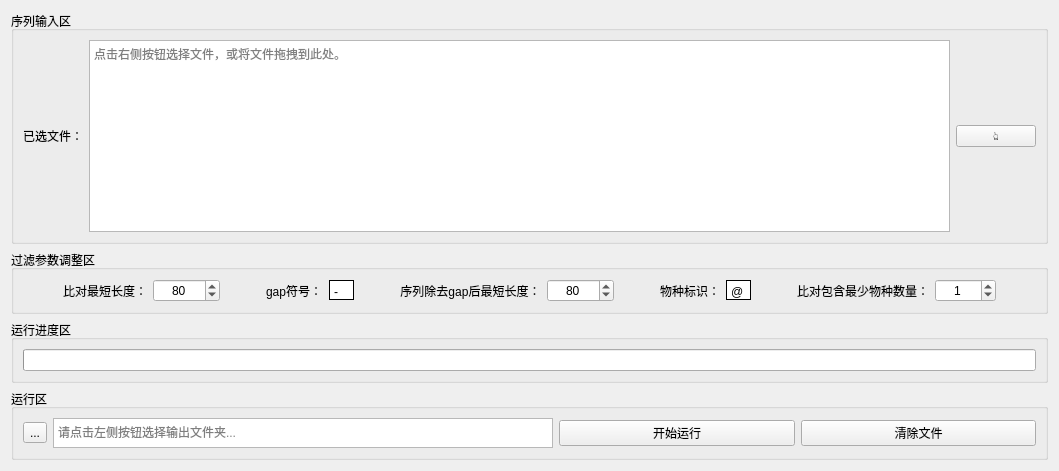
          <widget class="QWidget" name="tab_6">
           <attribute name="title">
            <string>序列过滤</string>
           </attribute>
           <layout class="QVBoxLayout" name="verticalLayout_34" stretch="1,0,0,0">
            <item>
             <widget class="QGroupBox" name="groupBox_16">
              <property name="title">
               <string>序列输入区</string>
              </property>
              <layout class="QHBoxLayout" name="horizontalLayout_14">
               <item>
                <widget class="QLabel" name="label_27">
                 <property name="text">
                  <string>已选文件：</string>
                 </property>
                </widget>
               </item>
               <item>
                <widget class="QTextBrowser" name="sel_ali_3">
                 <property name="verticalScrollBarPolicy">
                  <enum>Qt::ScrollBarAlwaysOff</enum>
                 </property>
                 <property name="placeholderText">
                  <string>点击右侧按钮选择文件，或将文件拖拽到此处。</string>
                 </property>
                </widget>
               </item>
               <item>
                <widget class="QPushButton" name="sel_ali_bro_5">
                 <property name="text">
                  <string>👆</string>
                 </property>
                </widget>
               </item>
              </layout>
             </widget>
            </item>
            <item>
             <widget class="QGroupBox" name="groupBox_15">
              <property name="title">
               <string>过滤参数调整区</string>
              </property>
              <layout class="QHBoxLayout" name="horizontalLayout_13">
               <item>
                <spacer name="horizontalSpacer">
                 <property name="orientation">
                  <enum>Qt::Horizontal</enum>
                 </property>
                 <property name="sizeHint" stdset="0">
                  <size>
                   <width>40</width>
                   <height>20</height>
                  </size>
                 </property>
                </spacer>
               </item>
               <item>
                <layout class="QHBoxLayout" name="horizontalLayout_10">
                 <item>
                  <widget class="QLabel" name="label_18">
                   <property name="text">
                    <string>比对最短长度：</string>
                   </property>
                   <property name="alignment">
                    <set>Qt::AlignCenter</set>
                   </property>
                  </widget>
                 </item>
                 <item>
                  <widget class="QSpinBox" name="min_len_ali">
                   <property name="alignment">
                    <set>Qt::AlignCenter</set>
                   </property>
                   <property name="maximum">
                    <number>999999</number>
                   </property>
                   <property name="value">
                    <number>80</number>
                   </property>
                  </widget>
                 </item>
                </layout>
               </item>
               <item>
                <spacer name="horizontalSpacer_5">
                 <property name="orientation">
                  <enum>Qt::Horizontal</enum>
                 </property>
                 <property name="sizeHint" stdset="0">
                  <size>
                   <width>40</width>
                   <height>20</height>
                  </size>
                 </property>
                </spacer>
               </item>
               <item>
                <layout class="QHBoxLayout" name="horizontalLayout_18">
                 <item>
                  <widget class="QLabel" name="label_21">
                   <property name="text">
                    <string>gap符号：</string>
                   </property>
                  </widget>
                 </item>
                 <item>
                  <widget class="QTextEdit" name="gap_name">
                   <property name="enabled">
                    <bool>true</bool>
                   </property>
                   <property name="maximumSize">
                    <size>
                     <width>25</width>
                     <height>20</height>
                    </size>
                   </property>
                   <property name="mouseTracking">
                    <bool>true</bool>
                   </property>
                   <property name="tabletTracking">
                    <bool>false</bool>
                   </property>
                   <property name="acceptDrops">
                    <bool>true</bool>
                   </property>
                   <property name="frameShape">
                    <enum>QFrame::Box</enum>
                   </property>
                   <property name="frameShadow">
                    <enum>QFrame::Plain</enum>
                   </property>
                   <property name="verticalScrollBarPolicy">
                    <enum>Qt::ScrollBarAlwaysOff</enum>
                   </property>
                   <property name="horizontalScrollBarPolicy">
                    <enum>Qt::ScrollBarAlwaysOff</enum>
                   </property>
                   <property name="sizeAdjustPolicy">
                    <enum>QAbstractScrollArea::AdjustIgnored</enum>
                   </property>
                   <property name="tabChangesFocus">
                    <bool>false</bool>
                   </property>
                   <property name="markdown">
                    <string>-

</string>
                   </property>
                   <property name="html">
                    <string>&lt;!DOCTYPE HTML PUBLIC &quot;-//W3C//DTD HTML 4.0//EN&quot; &quot;http://www.w3.org/TR/REC-html40/strict.dtd&quot;&gt;
&lt;html&gt;&lt;head&gt;&lt;meta name=&quot;qrichtext&quot; content=&quot;1&quot; /&gt;&lt;style type=&quot;text/css&quot;&gt;
p, li { white-space: pre-wrap; }
&lt;/style&gt;&lt;/head&gt;&lt;body style=&quot; font-family:'SimSun'; font-size:9pt; font-weight:400; font-style:normal;&quot;&gt;
&lt;p style=&quot; margin-top:6px; margin-bottom:6px; margin-left:0px; margin-right:0px; -qt-block-indent:0; text-indent:0px;&quot;&gt;-&lt;/p&gt;&lt;/body&gt;&lt;/html&gt;</string>
                   </property>
                  </widget>
                 </item>
                </layout>
               </item>
               <item>
                <spacer name="horizontalSpacer_2">
                 <property name="orientation">
                  <enum>Qt::Horizontal</enum>
                 </property>
                 <property name="sizeHint" stdset="0">
                  <size>
                   <width>40</width>
                   <height>20</height>
                  </size>
                 </property>
                </spacer>
               </item>
               <item>
                <layout class="QHBoxLayout" name="horizontalLayout_11">
                 <item>
                  <widget class="QLabel" name="label_19">
                   <property name="text">
                    <string>序列除去gap后最短长度：</string>
                   </property>
                   <property name="alignment">
                    <set>Qt::AlignCenter</set>
                   </property>
                  </widget>
                 </item>
                 <item>
                  <widget class="QSpinBox" name="min_len_seq">
                   <property name="alignment">
                    <set>Qt::AlignCenter</set>
                   </property>
                   <property name="maximum">
                    <number>999999</number>
                   </property>
                   <property name="value">
                    <number>80</number>
                   </property>
                  </widget>
                 </item>
                </layout>
               </item>
               <item>
                <spacer name="horizontalSpacer_3">
                 <property name="orientation">
                  <enum>Qt::Horizontal</enum>
                 </property>
                 <property name="sizeHint" stdset="0">
                  <size>
                   <width>40</width>
                   <height>20</height>
                  </size>
                 </property>
                </spacer>
               </item>
               <item>
                <layout class="QHBoxLayout" name="horizontalLayout_19">
                 <item>
                  <widget class="QLabel" name="label_22">
                   <property name="text">
                    <string>物种标识：</string>
                   </property>
                  </widget>
                 </item>
                 <item>
                  <widget class="QTextEdit" name="spe_sym_2">
                   <property name="enabled">
                    <bool>true</bool>
                   </property>
                   <property name="maximumSize">
                    <size>
                     <width>25</width>
                     <height>20</height>
                    </size>
                   </property>
                   <property name="mouseTracking">
                    <bool>true</bool>
                   </property>
                   <property name="tabletTracking">
                    <bool>false</bool>
                   </property>
                   <property name="acceptDrops">
                    <bool>true</bool>
                   </property>
                   <property name="frameShape">
                    <enum>QFrame::Box</enum>
                   </property>
                   <property name="frameShadow">
                    <enum>QFrame::Plain</enum>
                   </property>
                   <property name="verticalScrollBarPolicy">
                    <enum>Qt::ScrollBarAlwaysOff</enum>
                   </property>
                   <property name="horizontalScrollBarPolicy">
                    <enum>Qt::ScrollBarAlwaysOff</enum>
                   </property>
                   <property name="sizeAdjustPolicy">
                    <enum>QAbstractScrollArea::AdjustIgnored</enum>
                   </property>
                   <property name="tabChangesFocus">
                    <bool>false</bool>
                   </property>
                   <property name="markdown">
                    <string>@

</string>
                   </property>
                   <property name="html">
                    <string>&lt;!DOCTYPE HTML PUBLIC &quot;-//W3C//DTD HTML 4.0//EN&quot; &quot;http://www.w3.org/TR/REC-html40/strict.dtd&quot;&gt;
&lt;html&gt;&lt;head&gt;&lt;meta name=&quot;qrichtext&quot; content=&quot;1&quot; /&gt;&lt;style type=&quot;text/css&quot;&gt;
p, li { white-space: pre-wrap; }
&lt;/style&gt;&lt;/head&gt;&lt;body style=&quot; font-family:'SimSun'; font-size:9pt; font-weight:400; font-style:normal;&quot;&gt;
&lt;p style=&quot; margin-top:6px; margin-bottom:6px; margin-left:0px; margin-right:0px; -qt-block-indent:0; text-indent:0px;&quot;&gt;@&lt;/p&gt;&lt;/body&gt;&lt;/html&gt;</string>
                   </property>
                  </widget>
                 </item>
                </layout>
               </item>
               <item>
                <spacer name="horizontalSpacer_6">
                 <property name="orientation">
                  <enum>Qt::Horizontal</enum>
                 </property>
                 <property name="sizeHint" stdset="0">
                  <size>
                   <width>40</width>
                   <height>20</height>
                  </size>
                 </property>
                </spacer>
               </item>
               <item>
                <layout class="QHBoxLayout" name="horizontalLayout_12">
                 <item>
                  <widget class="QLabel" name="label_20">
                   <property name="text">
                    <string>比对包含最少物种数量：</string>
                   </property>
                   <property name="alignment">
                    <set>Qt::AlignCenter</set>
                   </property>
                  </widget>
                 </item>
                 <item>
                  <widget class="QSpinBox" name="min_spe_num">
                   <property name="alignment">
                    <set>Qt::AlignCenter</set>
                   </property>
                   <property name="maximum">
                    <number>99999</number>
                   </property>
                   <property name="value">
                    <number>1</number>
                   </property>
                  </widget>
                 </item>
                </layout>
               </item>
               <item>
                <spacer name="horizontalSpacer_4">
                 <property name="orientation">
                  <enum>Qt::Horizontal</enum>
                 </property>
                 <property name="sizeHint" stdset="0">
                  <size>
                   <width>40</width>
                   <height>20</height>
                  </size>
                 </property>
                </spacer>
               </item>
              </layout>
             </widget>
            </item>
            <item>
             <widget class="QGroupBox" name="groupBox_18">
              <property name="title">
               <string>运行进度区</string>
              </property>
              <layout class="QVBoxLayout" name="verticalLayout_33">
               <item>
                <widget class="QProgressBar" name="filter_progress">
                 <property name="value">
                  <number>0</number>
                 </property>
                 <property name="textVisible">
                  <bool>false</bool>
                 </property>
                </widget>
               </item>
              </layout>
             </widget>
            </item>
            <item>
             <widget class="QGroupBox" name="groupBox_19">
              <property name="title">
               <string>运行区</string>
              </property>
              <layout class="QHBoxLayout" name="horizontalLayout_17">
               <item>
                <widget class="QToolButton" name="filter_bu">
                 <property name="text">
                  <string>...</string>
                 </property>
                </widget>
               </item>
               <item>
                <widget class="QTextBrowser" name="filter_opdir">
                 <property name="maximumSize">
                  <size>
                   <width>500</width>
                   <height>30</height>
                  </size>
                 </property>
                 <property name="verticalScrollBarPolicy">
                  <enum>Qt::ScrollBarAlwaysOff</enum>
                 </property>
                 <property name="horizontalScrollBarPolicy">
                  <enum>Qt::ScrollBarAlwaysOff</enum>
                 </property>
                 <property name="placeholderText">
                  <string>请点击左侧按钮选择输出文件夹...</string>
                 </property>
                </widget>
               </item>
               <item>
                <widget class="QPushButton" name="ptc_running_2">
                 <property name="text">
                  <string>开始运行</string>
                 </property>
                </widget>
               </item>
               <item>
                <widget class="QPushButton" name="pushButton_3">
                 <property name="text">
                  <string>清除文件</string>
                 </property>
                </widget>
               </item>
              </layout>
             </widget>
            </item>
           </layout>
          </widget>
